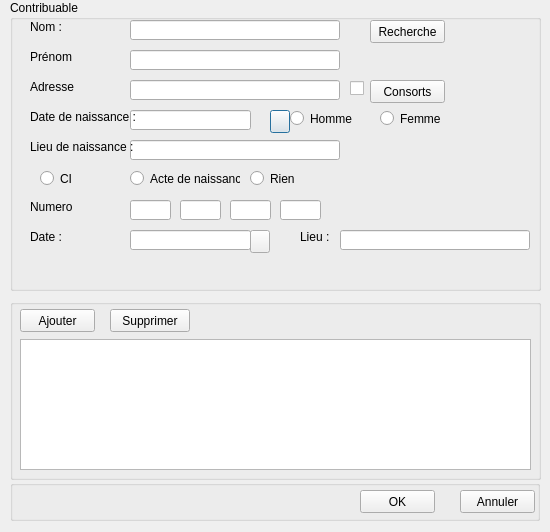
<?xml version="1.0" encoding="UTF-8"?>
<ui version="4.0">
 <class>Dialog</class>
 <widget class="QDialog" name="Dialog">
  <property name="geometry">
   <rect>
    <x>0</x>
    <y>0</y>
    <width>550</width>
    <height>532</height>
   </rect>
  </property>
  <property name="windowTitle">
   <string>Liste des consorts</string>
  </property>
  <widget class="QGroupBox" name="groupBox">
   <property name="geometry">
    <rect>
     <x>10</x>
     <y>0</y>
     <width>531</width>
     <height>291</height>
    </rect>
   </property>
   <property name="title">
    <string>Contribuable</string>
   </property>
   <widget class="QLineEdit" name="lineEdit">
    <property name="geometry">
     <rect>
      <x>120</x>
      <y>20</y>
      <width>210</width>
      <height>20</height>
     </rect>
    </property>
   </widget>
   <widget class="QLineEdit" name="lineEdit_2">
    <property name="geometry">
     <rect>
      <x>120</x>
      <y>50</y>
      <width>210</width>
      <height>20</height>
     </rect>
    </property>
   </widget>
   <widget class="QLineEdit" name="lineEdit_3">
    <property name="geometry">
     <rect>
      <x>120</x>
      <y>80</y>
      <width>210</width>
      <height>20</height>
     </rect>
    </property>
   </widget>
   <widget class="QLineEdit" name="lineEdit_4">
    <property name="geometry">
     <rect>
      <x>120</x>
      <y>110</y>
      <width>121</width>
      <height>20</height>
     </rect>
    </property>
   </widget>
   <widget class="QLineEdit" name="lineEdit_5">
    <property name="geometry">
     <rect>
      <x>120</x>
      <y>140</y>
      <width>210</width>
      <height>20</height>
     </rect>
    </property>
   </widget>
   <widget class="QLineEdit" name="lineEdit_6">
    <property name="geometry">
     <rect>
      <x>120</x>
      <y>200</y>
      <width>41</width>
      <height>20</height>
     </rect>
    </property>
   </widget>
   <widget class="QLineEdit" name="lineEdit_9">
    <property name="geometry">
     <rect>
      <x>330</x>
      <y>230</y>
      <width>190</width>
      <height>20</height>
     </rect>
    </property>
   </widget>
   <widget class="QLabel" name="label">
    <property name="geometry">
     <rect>
      <x>20</x>
      <y>20</y>
      <width>46</width>
      <height>13</height>
     </rect>
    </property>
    <property name="text">
     <string>Nom :</string>
    </property>
   </widget>
   <widget class="QLabel" name="label_2">
    <property name="geometry">
     <rect>
      <x>20</x>
      <y>50</y>
      <width>46</width>
      <height>13</height>
     </rect>
    </property>
    <property name="text">
     <string>Prénom :</string>
    </property>
   </widget>
   <widget class="QLabel" name="label_3">
    <property name="geometry">
     <rect>
      <x>20</x>
      <y>80</y>
      <width>46</width>
      <height>13</height>
     </rect>
    </property>
    <property name="text">
     <string>Adresse :</string>
    </property>
   </widget>
   <widget class="QLabel" name="label_4">
    <property name="geometry">
     <rect>
      <x>20</x>
      <y>110</y>
      <width>110</width>
      <height>13</height>
     </rect>
    </property>
    <property name="text">
     <string>Date de naissance : </string>
    </property>
   </widget>
   <widget class="QLabel" name="label_5">
    <property name="geometry">
     <rect>
      <x>20</x>
      <y>140</y>
      <width>120</width>
      <height>13</height>
     </rect>
    </property>
    <property name="text">
     <string>Lieu de naissance :</string>
    </property>
   </widget>
   <widget class="QLabel" name="label_7">
    <property name="geometry">
     <rect>
      <x>20</x>
      <y>200</y>
      <width>46</width>
      <height>13</height>
     </rect>
    </property>
    <property name="text">
     <string>Numero : </string>
    </property>
   </widget>
   <widget class="QLabel" name="label_8">
    <property name="geometry">
     <rect>
      <x>20</x>
      <y>230</y>
      <width>46</width>
      <height>13</height>
     </rect>
    </property>
    <property name="text">
     <string>Date :</string>
    </property>
   </widget>
   <widget class="QLineEdit" name="lineEdit_10">
    <property name="geometry">
     <rect>
      <x>170</x>
      <y>200</y>
      <width>41</width>
      <height>20</height>
     </rect>
    </property>
   </widget>
   <widget class="QLineEdit" name="lineEdit_11">
    <property name="geometry">
     <rect>
      <x>220</x>
      <y>200</y>
      <width>41</width>
      <height>20</height>
     </rect>
    </property>
   </widget>
   <widget class="QLineEdit" name="lineEdit_12">
    <property name="geometry">
     <rect>
      <x>270</x>
      <y>200</y>
      <width>41</width>
      <height>20</height>
     </rect>
    </property>
   </widget>
   <widget class="QRadioButton" name="radioButton">
    <property name="geometry">
     <rect>
      <x>30</x>
      <y>170</y>
      <width>82</width>
      <height>17</height>
     </rect>
    </property>
    <property name="text">
     <string>CI</string>
    </property>
   </widget>
   <widget class="QRadioButton" name="radioButton_2">
    <property name="geometry">
     <rect>
      <x>120</x>
      <y>170</y>
      <width>110</width>
      <height>17</height>
     </rect>
    </property>
    <property name="text">
     <string>Acte de naissance</string>
    </property>
   </widget>
   <widget class="QRadioButton" name="radioButton_3">
    <property name="geometry">
     <rect>
      <x>240</x>
      <y>170</y>
      <width>82</width>
      <height>17</height>
     </rect>
    </property>
    <property name="text">
     <string>Rien</string>
    </property>
   </widget>
   <widget class="QPushButton" name="pushButton_3">
    <property name="geometry">
     <rect>
      <x>260</x>
      <y>110</y>
      <width>20</width>
      <height>23</height>
     </rect>
    </property>
    <property name="text">
     <string/>
    </property>
   </widget>
   <widget class="QRadioButton" name="radioButton_4">
    <property name="geometry">
     <rect>
      <x>280</x>
      <y>110</y>
      <width>70</width>
      <height>17</height>
     </rect>
    </property>
    <property name="text">
     <string>Homme</string>
    </property>
   </widget>
   <widget class="QRadioButton" name="radioButton_5">
    <property name="geometry">
     <rect>
      <x>370</x>
      <y>110</y>
      <width>70</width>
      <height>17</height>
     </rect>
    </property>
    <property name="text">
     <string>Femme</string>
    </property>
   </widget>
   <widget class="QPushButton" name="pushButton_4">
    <property name="geometry">
     <rect>
      <x>360</x>
      <y>20</y>
      <width>75</width>
      <height>23</height>
     </rect>
    </property>
    <property name="text">
     <string>Recherche</string>
    </property>
   </widget>
   <widget class="QPushButton" name="pushButton_5">
    <property name="geometry">
     <rect>
      <x>360</x>
      <y>80</y>
      <width>75</width>
      <height>23</height>
     </rect>
    </property>
    <property name="text">
     <string>Consorts</string>
    </property>
   </widget>
   <widget class="QCheckBox" name="checkBox">
    <property name="geometry">
     <rect>
      <x>340</x>
      <y>80</y>
      <width>20</width>
      <height>17</height>
     </rect>
    </property>
    <property name="text">
     <string/>
    </property>
   </widget>
   <widget class="QPushButton" name="pushButton_8">
    <property name="geometry">
     <rect>
      <x>240</x>
      <y>230</y>
      <width>20</width>
      <height>23</height>
     </rect>
    </property>
    <property name="text">
     <string/>
    </property>
   </widget>
   <widget class="QLineEdit" name="lineEdit_7">
    <property name="geometry">
     <rect>
      <x>120</x>
      <y>230</y>
      <width>121</width>
      <height>20</height>
     </rect>
    </property>
   </widget>
   <widget class="QLabel" name="label_9">
    <property name="geometry">
     <rect>
      <x>290</x>
      <y>230</y>
      <width>40</width>
      <height>13</height>
     </rect>
    </property>
    <property name="text">
     <string>Lieu :</string>
    </property>
   </widget>
  </widget>
  <widget class="QGroupBox" name="groupBox_2">
   <property name="geometry">
    <rect>
     <x>10</x>
     <y>299</y>
     <width>531</width>
     <height>181</height>
    </rect>
   </property>
   <property name="title">
    <string/>
   </property>
   <widget class="QPushButton" name="pushButton_6">
    <property name="geometry">
     <rect>
      <x>10</x>
      <y>10</y>
      <width>75</width>
      <height>23</height>
     </rect>
    </property>
    <property name="text">
     <string>Ajouter</string>
    </property>
   </widget>
   <widget class="QPushButton" name="pushButton_7">
    <property name="geometry">
     <rect>
      <x>100</x>
      <y>10</y>
      <width>80</width>
      <height>23</height>
     </rect>
    </property>
    <property name="text">
     <string>Supprimer</string>
    </property>
   </widget>
   <widget class="QTableWidget" name="tableWidget">
    <property name="geometry">
     <rect>
      <x>10</x>
      <y>40</y>
      <width>511</width>
      <height>131</height>
     </rect>
    </property>
   </widget>
  </widget>
  <widget class="QGroupBox" name="groupBox_3">
   <property name="geometry">
    <rect>
     <x>10</x>
     <y>480</y>
     <width>530</width>
     <height>41</height>
    </rect>
   </property>
   <property name="title">
    <string/>
   </property>
   <widget class="QPushButton" name="pushButton">
    <property name="geometry">
     <rect>
      <x>350</x>
      <y>10</y>
      <width>75</width>
      <height>23</height>
     </rect>
    </property>
    <property name="text">
     <string>OK</string>
    </property>
   </widget>
   <widget class="QPushButton" name="pushButton_2">
    <property name="geometry">
     <rect>
      <x>450</x>
      <y>10</y>
      <width>75</width>
      <height>23</height>
     </rect>
    </property>
    <property name="text">
     <string>Annuler</string>
    </property>
   </widget>
  </widget>
 </widget>
 <resources/>
 <connections/>
</ui>
